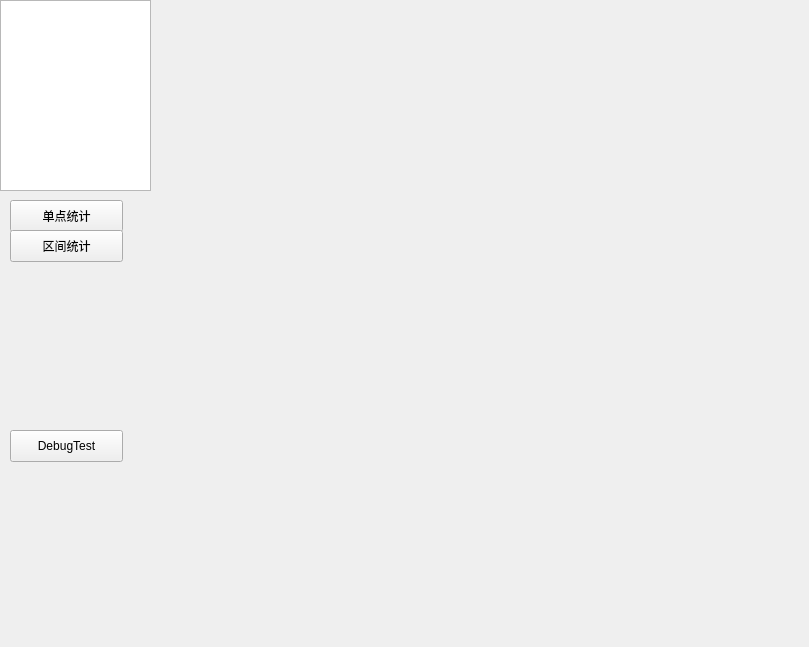
<?xml version="1.0" encoding="UTF-8"?>
<ui version="4.0">
 <class>StatisticsWindow</class>
 <widget class="QWidget" name="StatisticsWindow">
  <property name="geometry">
   <rect>
    <x>0</x>
    <y>0</y>
    <width>809</width>
    <height>647</height>
   </rect>
  </property>
  <property name="windowTitle">
   <string>Form</string>
  </property>
  <widget class="QPushButton" name="pushButton">
   <property name="geometry">
    <rect>
     <x>10</x>
     <y>430</y>
     <width>113</width>
     <height>32</height>
    </rect>
   </property>
   <property name="text">
    <string>DebugTest</string>
   </property>
  </widget>
  <widget class="QLabel" name="image">
   <property name="geometry">
    <rect>
     <x>170</x>
     <y>10</y>
     <width>631</width>
     <height>631</height>
    </rect>
   </property>
   <property name="text">
    <string/>
   </property>
  </widget>
  <widget class="QPushButton" name="singlePointBtn">
   <property name="geometry">
    <rect>
     <x>10</x>
     <y>200</y>
     <width>113</width>
     <height>32</height>
    </rect>
   </property>
   <property name="text">
    <string>单点统计</string>
   </property>
  </widget>
  <widget class="QPushButton" name="aeraBtn">
   <property name="geometry">
    <rect>
     <x>10</x>
     <y>230</y>
     <width>113</width>
     <height>32</height>
    </rect>
   </property>
   <property name="text">
    <string>区间统计</string>
   </property>
  </widget>
  <widget class="QTableWidget" name="proList">
   <property name="geometry">
    <rect>
     <x>0</x>
     <y>0</y>
     <width>151</width>
     <height>191</height>
    </rect>
   </property>
   <attribute name="horizontalHeaderVisible">
    <bool>false</bool>
   </attribute>
   <attribute name="verticalHeaderVisible">
    <bool>false</bool>
   </attribute>
  </widget>
 </widget>
 <resources/>
 <connections/>
</ui>
